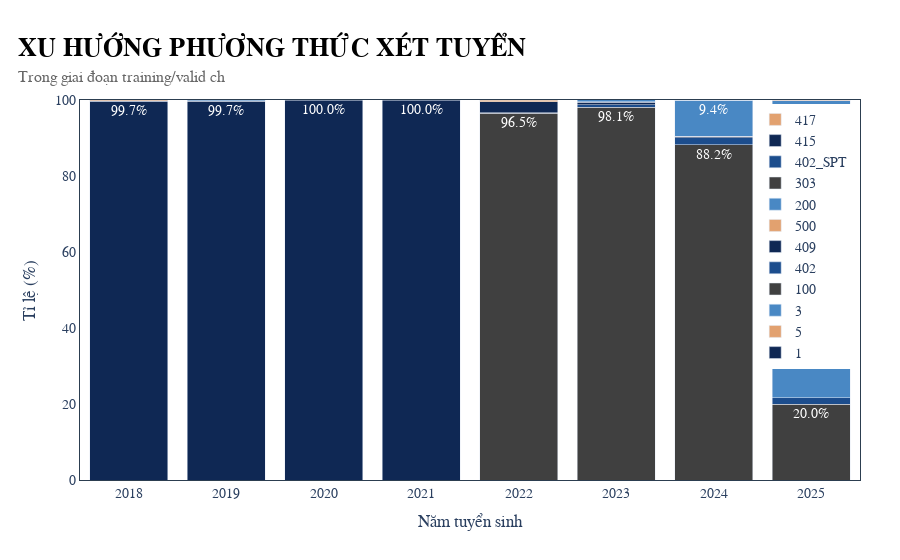

This figure's notebook cell:
### Code cell
df_grouped = admission.groupby(['NAM_TUYENSINH', 'PTXT']).size().reset_index(name='Count')

df_total = df_grouped.groupby('NAM_TUYENSINH')['Count'].transform('sum')

df_grouped['Percentage'] = (df_grouped['Count'] / df_total) * 100
df_grouped['Percentage'] = df_grouped['Percentage'].round(1) 

color_sequence = [
    c['blue_dark'],    # Màu chủ đạo 1
    c['accent_gold'],  # Màu nổi bật (Highlight)
    c['blue_light'],   # Màu bổ trợ
    c['gray_dark'],    # Màu trung tính
    c['blue_medium']   # Màu dự phòng
]

fig3 = go.Figure()

unique_methods = df_grouped['PTXT'].unique()

for i, method in enumerate(unique_methods):
    df_sub = df_grouped[df_grouped['PTXT'] == method]
    
    fig3.add_trace(go.Bar(
        x=df_sub['NAM_TUYENSINH'],
        y=df_sub['Percentage'],
        name=method,
        marker_color=color_sequence[i % len(color_sequence)], 
        hovertemplate='%{y}%',
        text=df_sub['Percentage'].apply(lambda x: f"{x}%" if x > 5 else ""), 
        textposition='auto',
        textfont=dict(color='white' if i != 1 else 'black')
    ))

fig3.update_layout(
    barmode='stack', 
    xaxis=dict(
        type='category',
        title_text="Năm tuyển sinh"
    ),
    yaxis=dict(
        title_text="Tỉ lệ (%)",
        range=[0, 100] 
    ),
    bargap=0.2
)

fig3 = apply_my_style(
    fig3,
    title="XU HƯỚNG PHƯƠNG THỨC XÉT TUYỂN",
    subtitle="Trong giai đoạn training/valid ch"
)


fig3.show()

### Figure 1 — Plotly figure (JSON) as saved in the notebook; plotly's stock layout.template omitted (floating-point values rounded to 4 significant figures)
{"data": [{"hovertemplate": "%{y}%", "marker": {"color": "#0F2854"}, "name": "1", "text": ["99.7%", "99.7%", "100.0%", "100.0%"], "textfont": {"color": "white"}, "textposition": "auto", "type": "bar", "x": [2018, 2019, 2020, 2021], "y": [99.7, 99.7, 100.0, 100.0]}, {"hovertemplate": "%{y}%", "marker": {"color": "#E2A16F"}, "name": "5", "text": [""], "textfont": {"color": "black"}, "textposition": "auto", "type": "bar", "x": [2018], "y": [0.3]}, {"hovertemplate": "%{y}%", "marker": {"color": "#4988C4"}, "name": "3", "text": [""], "textfont": {"color": "white"}, "textposition": "auto", "type": "bar", "x": [2019], "y": [0.3]}, {"hovertemplate": "%{y}%", "marker": {"color": "#404040"}, "name": "100", "text": ["96.5%", "98.1%", "88.2%", "20.0%"], "textfont": {"color": "white"}, "textposition": "auto", "type": "bar", "x": [2022, 2023, 2024, 2025], "y": [96.5, 98.1, 88.2, 20.0]}, {"hovertemplate": "%{y}%", "marker": {"color": "#1C4D8D"}, "name": "402", "text": ["", "", "", ""], "textfont": {"color": "white"}, "textposition": "auto", "type": "bar", "x": [2022, 2023, 2024, 2025], "y": [0.2, 0.6, 1.9, 1.6]}, {"hovertemplate": "%{y}%", "marker": {"color": "#0F2854"}, "name": "409", "text": ["", "", ""], "textfont": {"color": "white"}, "textposition": "auto", "type": "bar", "x": [2022, 2023, 2024], "y": [2.8, 0.7, 0.4]}, {"hovertemplate": "%{y}%", "marker": {"color": "#E2A16F"}, "name": "500", "text": ["", "", ""], "textfont": {"color": "white"}, "textposition": "auto", "type": "bar", "x": [2022, 2023, 2024], "y": [0.4, 0.1, 0.0]}, {"hovertemplate": "%{y}%", "marker": {"color": "#4988C4"}, "name": "200", "text": ["", "9.4%", "78.2%"], "textfont": {"color": "white"}, "textposition": "auto", "type": "bar", "x": [2023, 2024, 2025], "y": [0.6, 9.4, 78.2]}, {"hovertemplate": "%{y}%", "marker": {"color": "#404040"}, "name": "303", "text": [""], "textfont": {"color": "white"}, "textposition": "auto", "type": "bar", "x": [2024], "y": [0.0]}, {"hovertemplate": "%{y}%", "marker": {"color": "#1C4D8D"}, "name": "402_SPT", "text": [""], "textfont": {"color": "white"}, "textposition": "auto", "type": "bar", "x": [2025], "y": [0.0]}, {"hovertemplate": "%{y}%", "marker": {"color": "#0F2854"}, "name": "415", "text": [""], "textfont": {"color": "white"}, "textposition": "auto", "type": "bar", "x": [2025], "y": [0.0]}, {"hovertemplate": "%{y}%", "marker": {"color": "#E2A16F"}, "name": "417", "text": [""], "textfont": {"color": "white"}, "textposition": "auto", "type": "bar", "x": [2025], "y": [0.1]}], "layout": {"bargap": 0.2, "barmode": "stack", "font": {"family": "Montserrat, sans-serif", "size": 14}, "legend": {"x": 0.99, "xanchor": "right", "y": 0.99, "yanchor": "top"}, "margin": {"b": 80, "l": 80, "r": 40, "t": 100}, "paper_bgcolor": "white", "plot_bgcolor": "white", "title": {"font": {"family": "Montserrat, sans-serif"}, "text": "<b style='font-size:26px; color:black;'>XU HƯỚNG PHƯƠNG THỨC XÉT TUYỂN</b><br><span style='font-size:16px; color:#666;'>Trong giai đoạn training/valid ch</span>", "x": 0.02, "xanchor": "left", "y": 0.9, "yanchor": "top"}, "xaxis": {"linecolor": "#2C3E50", "linewidth": 1, "mirror": true, "showgrid": false, "title": {"text": "Năm tuyển sinh"}, "type": "category"}, "yaxis": {"linecolor": "#2C3E50", "linewidth": 1, "mirror": true, "range": [0, 100], "showgrid": false, "title": {"text": "Tỉ lệ (%)"}}}}
